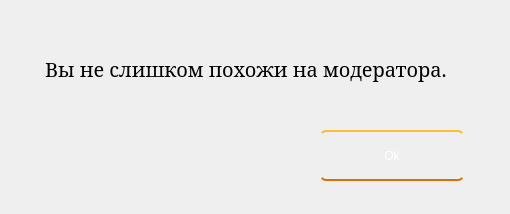
<?xml version="1.0" encoding="UTF-8"?>
<ui version="4.0">
 <class>Dialog</class>
 <widget class="QDialog" name="Dialog">
  <property name="geometry">
   <rect>
    <x>0</x>
    <y>0</y>
    <width>510</width>
    <height>214</height>
   </rect>
  </property>
  <property name="windowTitle">
   <string>Уведомление</string>
  </property>
  <property name="styleSheet">
   <string notr="true">QDialog{
background-image:url(background.jpg);
}</string>
  </property>
  <widget class="QPushButton" name="accepted_btn">
   <property name="geometry">
    <rect>
     <x>320</x>
     <y>130</y>
     <width>144</width>
     <height>51</height>
    </rect>
   </property>
   <property name="styleSheet">
    <string notr="true">QPushButton {
  display: inline-block;
  color: white;
  text-decoration: none;
  padding: .2em 2em;
  outline: none;
  border-width: 2px 0;
  border-style: solid none;
  border-color: #FDBE33 #000 #D77206;
  border-radius: 6px;
  background: linear-gradient(#F3AE0F, #E38916) #E38916;
  transition: 0.2s;
} 
QPushButton:active { 
background: linear-gradient(#f59500, #f5ae00) #f59500; 
}
QPushButton:hover{ 
background: linear-gradient(#f5ae00, #f59500) #f5ae00; 
}</string>
   </property>
   <property name="text">
    <string>Ok</string>
   </property>
  </widget>
  <widget class="QTextEdit" name="textEdit">
   <property name="geometry">
    <rect>
     <x>40</x>
     <y>50</y>
     <width>431</width>
     <height>61</height>
    </rect>
   </property>
   <property name="font">
    <font>
     <family>serif,Georgia</family>
     <pointsize>-1</pointsize>
     <weight>50</weight>
     <italic>false</italic>
     <bold>false</bold>
    </font>
   </property>
   <property name="styleSheet">
    <string notr="true">QTextEdit{
font-family: serif, Georgia;
font-size: 20px;
color: #000000;
font-weight: normal;
font-style: normal;
font-variant: normal;
text-transform: none;
background: rgb(0, 0, 0, 0); 
}</string>
   </property>
   <property name="readOnly">
    <bool>true</bool>
   </property>
   <property name="html">
    <string>&lt;!DOCTYPE HTML PUBLIC &quot;-//W3C//DTD HTML 4.0//EN&quot; &quot;http://www.w3.org/TR/REC-html40/strict.dtd&quot;&gt;
&lt;html&gt;&lt;head&gt;&lt;meta name=&quot;qrichtext&quot; content=&quot;1&quot; /&gt;&lt;style type=&quot;text/css&quot;&gt;
p, li { white-space: pre-wrap; }
&lt;/style&gt;&lt;/head&gt;&lt;body style=&quot; font-family:'serif,Georgia'; font-size:20px; font-weight:400; font-style:normal;&quot;&gt;
&lt;p style=&quot; margin-top:0px; margin-bottom:0px; margin-left:0px; margin-right:0px; -qt-block-indent:0; text-indent:0px;&quot;&gt;&lt;span style=&quot; font-size:20px;&quot;&gt;Вы не слишком похожи на модератора. &lt;/span&gt;&lt;/p&gt;&lt;/body&gt;&lt;/html&gt;</string>
   </property>
  </widget>
 </widget>
 <resources>
  <include location="../background_image.qrc"/>
 </resources>
 <connections/>
</ui>
